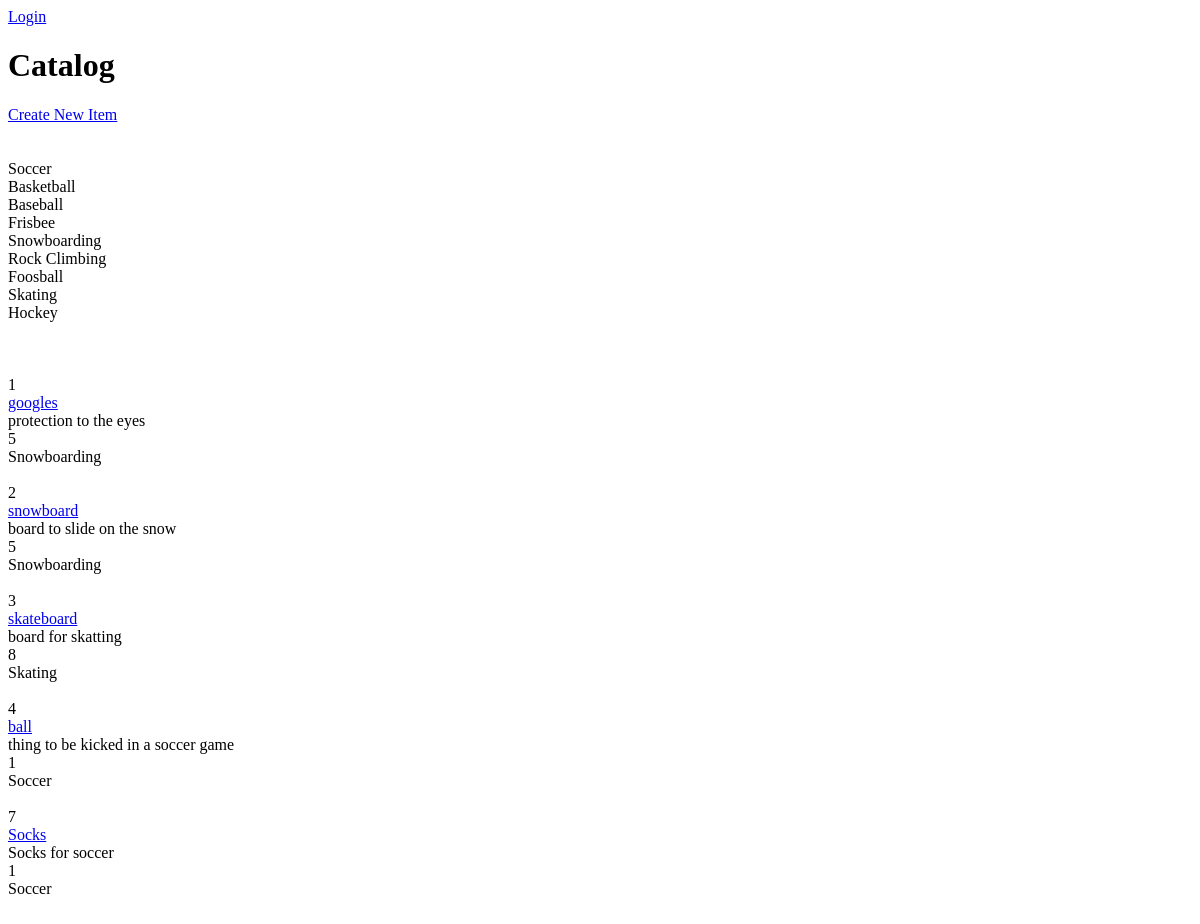
The app's page /catalog, older data.
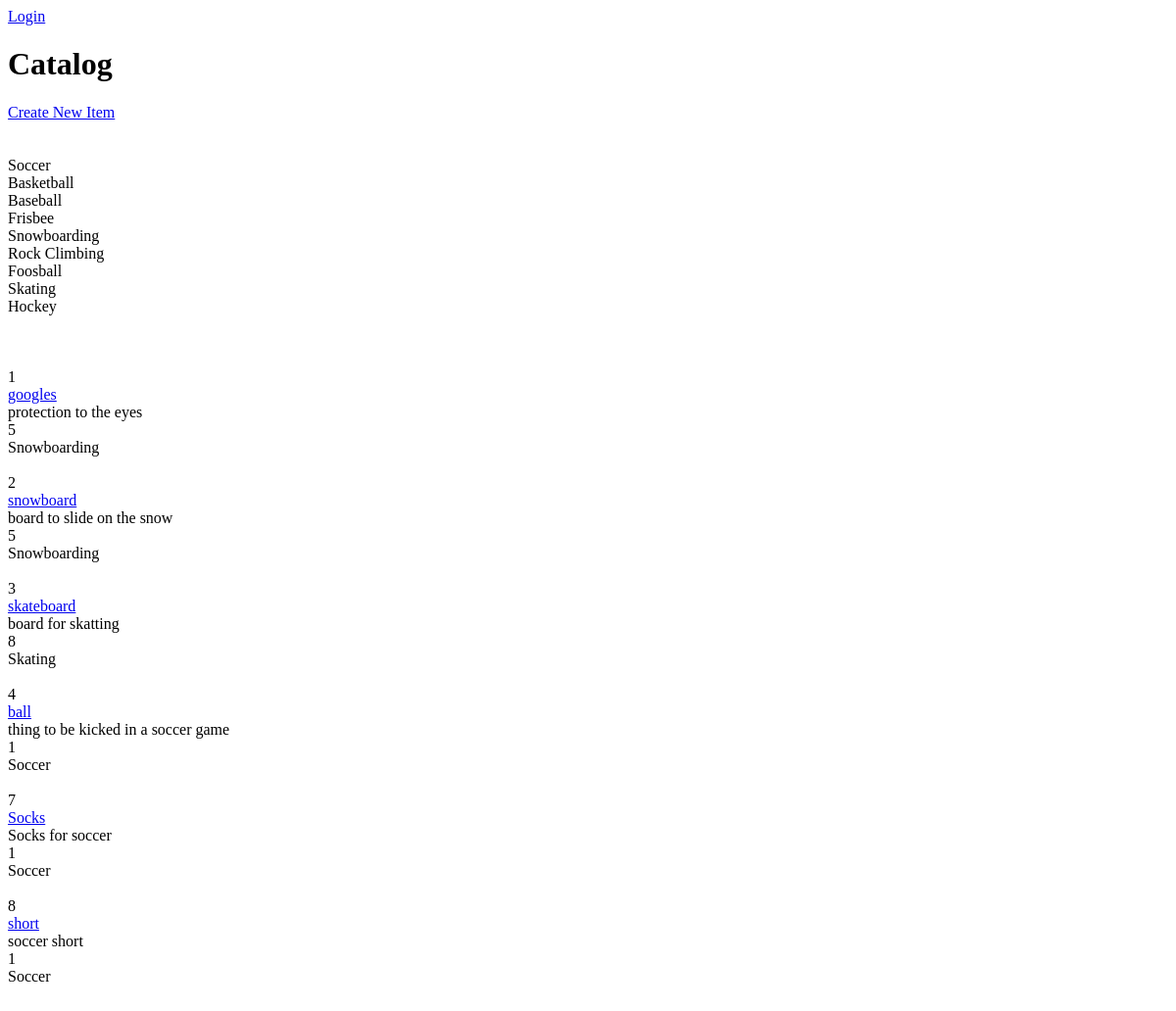
The same page, newer data.
### models.py (models this page shows, shortened)
class Category(Base):
    __tablename__ = 'category'
    id = Column(Integer, primary_key=True)
    name = Column(String, nullable=False)

class Item(Base):
    __tablename__ = 'item'
    id = Column(Integer, primary_key=True)
    title = Column(String, nullable=False)
    description = Column(String)
    cat_id = Column(Integer, ForeignKey('category.id'))
    category = relationship(Category)

### catalogApp.py (the view)
@app.route("/")
@app.route("/catalog")
def showCatalog():
    engine = create_engine('sqlite:///catalog.db')
    Base.metadata.bind = engine
    DBSession = sessionmaker(bind=engine)
    session = DBSession()
    categories = session.query(Category).all()
    items = session.query(Item).all()
    engine.dispose()
    return render_template('catalog.html', categories=categories, items=items)

### templates/catalog.html (shortened to what this page needs)
<html>
<head>
</head>
<body>
  <div class="header">
    <a href={{url_for('showOAuthProviders')}}>Login</a>
    <h1>Catalog</h1>
  </div>
  <a href="{{url_for('newItem')}}">Create New Item</a>
  {% for category in categories %}
  {{category.name}}
  {% endfor %}
  {% for item in items %}
  {{item.id}}
  <a href="{{url_for('showItem', category_id=item.cat_id, item_id=item.id)}}">{{item.title}}</a>
  {{item.description}}
  {{item.cat_id}}
  {{item.category.name}}
  {% endfor %}
</body>
</html>

Row changes from the older to the newer data that the page shows:
added Item: id "8", title "short", description "soccer short", cat_id "1", category.name "Soccer"
